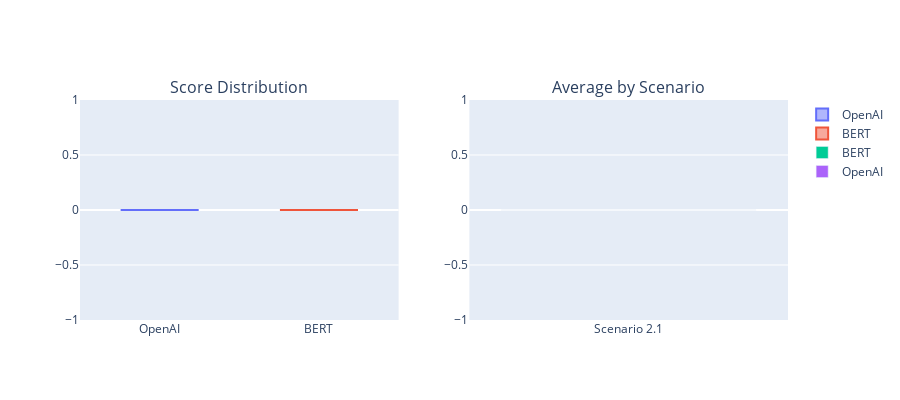

The code cell stored with this chart in its notebook:
### Markdown cell above
## 6. Results Table & Visualization

### Code cell
def create_comparison_table(results):
    scenario_data = {}
    for result in results:
        if result.scenario_name not in scenario_data:
            scenario_data[result.scenario_name] = {'OpenAI': [], 'BERT': []}
        if result.model_type == ModelType.OPENAI:
            scenario_data[result.scenario_name]['OpenAI'].append(result.total_score)
        else:
            scenario_data[result.scenario_name]['BERT'].append(result.total_score)
    table_data = []
    for scenario_name, scores in scenario_data.items():
        openai_scores = scores['OpenAI']
        bert_scores = scores['BERT']
        openai_avg = sum(openai_scores) / len(openai_scores) if openai_scores else 0
        bert_avg = sum(bert_scores) / len(bert_scores) if bert_scores else 0
        table_data.append({
            'Scenario': scenario_name,
            'OpenAI Scores': ' | '.join([f'{s:.1f}' for s in openai_scores]),
            'OpenAI Avg': f'{openai_avg:.1f}',
            'BERT Scores': ' | '.join([f'{s:.1f}' for s in bert_scores]) if bert_scores else 'N/A',
            'BERT Avg': f'{bert_avg:.1f}' if bert_scores else 'N/A'
        })
    return pd.DataFrame(table_data)

if results:
    df = create_comparison_table(results)
    display(df)
    # Plotly chart
    plot_data = []
    for r in results:
        plot_data.append({'Scenario': r.scenario_name, 'Model': r.model_type.value, 'Score': r.total_score})
    pdf = pd.DataFrame(plot_data)
    if not pdf.empty:
        fig = make_subplots(rows=1, cols=2, subplot_titles=('Score Distribution', 'Average by Scenario'))
        for model in pdf['Model'].unique():
            fig.add_trace(go.Box(y=pdf[pdf['Model']==model]['Score'], name=model), row=1, col=1)
        avg = pdf.groupby(['Scenario','Model'])['Score'].mean().reset_index()
        for model in avg['Model'].unique():
            fig.add_trace(go.Bar(x=avg[avg['Model']==model]['Scenario'], y=avg[avg['Model']==model]['Score'], name=model), row=1, col=2)
        fig.update_layout(height=400, showlegend=True)
        fig.show()
else:
    print('No results to show.')

### Figure 1 — Plotly figure (JSON) as saved in the notebook; plotly's stock layout.template omitted (floating-point values rounded to 4 significant figures)
{"data": [{"name": "OpenAI", "type": "box", "xaxis": "x", "y": [0.0, 0.0, 0.0], "yaxis": "y"}, {"name": "BERT", "type": "box", "xaxis": "x", "y": [0.0, 0.0, 0.0], "yaxis": "y"}, {"name": "BERT", "type": "bar", "x": ["Scenario 2.1"], "xaxis": "x2", "y": [0.0], "yaxis": "y2"}, {"name": "OpenAI", "type": "bar", "x": ["Scenario 2.1"], "xaxis": "x2", "y": [0.0], "yaxis": "y2"}], "layout": {"annotations": [{"font": {"size": 16}, "showarrow": false, "text": "Score Distribution", "x": 0.225, "xanchor": "center", "xref": "paper", "y": 1, "yanchor": "bottom", "yref": "paper"}, {"font": {"size": 16}, "showarrow": false, "text": "Average by Scenario", "x": 0.775, "xanchor": "center", "xref": "paper", "y": 1, "yanchor": "bottom", "yref": "paper"}], "height": 400, "showlegend": true, "xaxis": {"anchor": "y", "domain": [0, 0.45]}, "xaxis2": {"anchor": "y2", "domain": [0.55, 1]}, "yaxis": {"anchor": "x", "domain": [0, 1]}, "yaxis2": {"anchor": "x2", "domain": [0, 1]}}}
